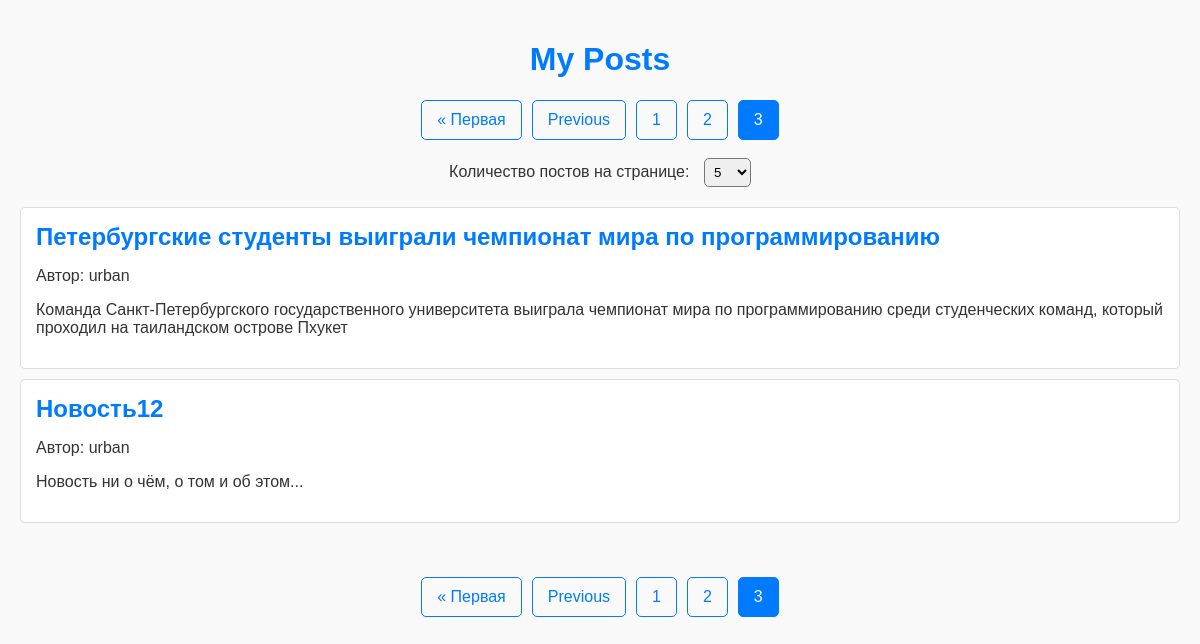
/?page=3&items_per_page=5, run on the app's committed database.
### task5/models.py (models this page shows, shortened)
class Post(models.Model):
    title = models.CharField(max_length=200)
    content = models.TextField()
    author = models.CharField(max_length=100)
    created_at = models.DateTimeField(auto_now_add=True)

### task5/views.py (the view)
# urls.py: path('', post_list, name='post_list'),
def post_list(request):
    post_list = Post.objects.all()
    items_per_page = request.GET.get('items_per_page', 5)
    paginator = Paginator(post_list, items_per_page)
    page_number = request.GET.get('page')
    page_obj = paginator.get_page(page_number)
    return render(request, 'post_list.html', {'page_obj': page_obj})

### templates/post_list.html (shortened to what this page needs)
<!DOCTYPE html>
<html lang="en">
<head>
    {% load static %}
    <link rel="stylesheet" href="{% static 'css/styles.css' %}">
</head>
<body>
    <h1>My Posts</h1>
    <div class="pagination">
        {% if page_obj.has_previous %}
            <a href="?page=1&items_per_page={{ page_obj.paginator.per_page }}">&laquo; Первая</a>
            <a href="?page={{ page_obj.previous_page_number }}&items_per_page={{ page_obj.paginator.per_page }}">Previous</a>
        {% endif %}
        {% for num in page_obj.paginator.page_range %}
            {% if num == page_obj.number %}
                <a class="active">{{ num }}</a>
            {% else %}
                <a href="?page={{ num }}&items_per_page={{ page_obj.paginator.per_page }}">{{ num }}</a>
            {% endif %}
        {% endfor %}
    </div>
    <br>
    <form method="GET" action="">
        <label for="items_per_page">Количество постов на странице:</label>
        <select name="items_per_page" id="items_per_page" onchange="this.form.submit()">
            <option value="5" {% if page_obj.paginator.per_page == 5 %}selected{% endif %}>5</option>
        </select>
    </form>
    <ul>
        {% for post in page_obj %}
            <li>
                <h2><a href="{% url 'post_detail' post.pk %}">{{ post.title }}</a></h2>
                <p>Автор: {{ post.author }}</p>
                <p>{{ post.content|truncatewords:30 }}</p>
            </li>
        {% endfor %}
    </ul>
    <br>
    <div class="pagination">
        {% if page_obj.has_previous %}
            <a href="?page=1&items_per_page={{ page_obj.paginator.per_page }}">&laquo; Первая</a>
            <a href="?page={{ page_obj.previous_page_number }}&items_per_page={{ page_obj.paginator.per_page }}">Previous</a>
        {% endif %}
        {% for num in page_obj.paginator.page_range %}
            {% if num == page_obj.number %}
                <a class="active">{{ num }}</a>
            {% else %}
                <a href="?page={{ num }}&items_per_page={{ page_obj.paginator.per_page }}">{{ num }}</a>
            {% endif %}
        {% endfor %}
    </div>
</body>
</html>

### static/css/styles.css (style rules this page uses)
body { font-family: Arial, sans-serif; background-color: #f9f9f9; color: #333; margin: 0; padding: 20px; }
h1 { text-align: center; color: #007BFF; }
ul { list-style-type: none; padding: 0; }
li { background-color: #fff; border: 1px solid #ddd; border-radius: 5px; margin-bottom: 10px; padding: 15px; transition: box-shadow 0.3s ease; }
li h2 { margin: 0; }
li h2 a { text-decoration: none; color: #007BFF; }
form { margin-bottom: 20px; text-align: center; }
label { margin-right: 10px; }
.pagination { display: flex; justify-content: center; margin-top: 20px; }
.pagination a { padding: 10px 15px; margin: 0 5px; border: 1px solid #007BFF; color: #007BFF; text-decoration: none; border-radius: 5px; transition: background-color 0.3s ease; }
.pagination a.active { background-color: #007BFF; color: white; }
select { padding: 5px; border-radius: 5px; borde }

### data on the page
Post: title "Петербургские студенты выиграли чемпионат мира по программированию", author "urban", content "Команда Санкт-Петербургского государственного университета выиграла чемпионат мира по программированию среди студенческих команд, который проходил на таиландском острове Пхукет"
Post: title "Новость12", author "urban", content "Новость ни о чём, о том и об этом..."

### other printed values
{{ num }} "1" "2"
{{ num }} "3"
